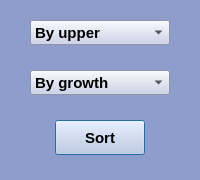
<?xml version="1.0" encoding="UTF-8"?>
<ui version="4.0">
 <class>pressureSortDialog</class>
 <widget class="QDialog" name="pressureSortDialog">
  <property name="geometry">
   <rect>
    <x>0</x>
    <y>0</y>
    <width>200</width>
    <height>180</height>
   </rect>
  </property>
  <property name="windowTitle">
   <string>Dialog</string>
  </property>
  <property name="styleSheet">
   <string notr="true">QWidget {
	background-color: #8E9DCC
}</string>
  </property>
  <widget class="QComboBox" name="pressureChoice">
   <property name="geometry">
    <rect>
     <x>30</x>
     <y>20</y>
     <width>140</width>
     <height>25</height>
    </rect>
   </property>
   <property name="styleSheet">
    <string notr="true">QComboBox {
    background-color: #C6CCE8;
    color: #000000;
    border-radius: 0.5em;
	font-family: 'Gogh';
	font-weight: 500;
	font-size: 15px;
}

QComboBox:hover {
    background-color: #A9B9E3;
	font-family: 'Gogh';
	font-weight: 500;
}
</string>
   </property>
   <item>
    <property name="text">
     <string>By upper</string>
    </property>
   </item>
   <item>
    <property name="text">
     <string>By lower</string>
    </property>
   </item>
  </widget>
  <widget class="QComboBox" name="orderChoice">
   <property name="geometry">
    <rect>
     <x>30</x>
     <y>70</y>
     <width>140</width>
     <height>25</height>
    </rect>
   </property>
   <property name="styleSheet">
    <string notr="true">QComboBox {
    background-color: #C6CCE8;
    color: #000000;
    border-radius: 0.5em;
	font-family: 'Gogh';
	font-weight: 500;
	font-size: 15px;
}

QComboBox:hover {
    background-color: #A9B9E3;
	font-family: 'Gogh';
	font-weight: 500;
}
</string>
   </property>
   <item>
    <property name="text">
     <string>By growth</string>
    </property>
   </item>
   <item>
    <property name="text">
     <string>By descending</string>
    </property>
   </item>
  </widget>
  <widget class="QPushButton" name="sortConfirm">
   <property name="geometry">
    <rect>
     <x>55</x>
     <y>120</y>
     <width>90</width>
     <height>35</height>
    </rect>
   </property>
   <property name="styleSheet">
    <string notr="true">QPushButton {
    background-color: #C6CCE8;
    color: #000000;
    border-radius: 0.5em;
	font-family: 'Gogh';
	font-weight: 500;
	font-size: 15px;
}
QPushButton:hover {
    background-color: #A9B9E3;
	font-family: 'Gogh';
	font-weight: 500;
}</string>
   </property>
   <property name="text">
    <string>Sort</string>
   </property>
  </widget>
 </widget>
 <resources/>
 <connections/>
</ui>
